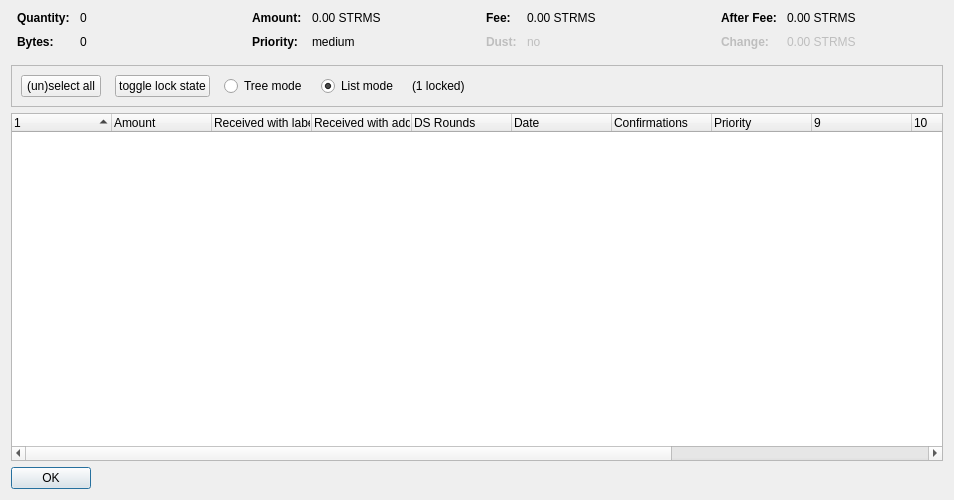
<?xml version="1.0" encoding="UTF-8"?>
<ui version="4.0">
 <class>CoinControlDialog</class>
 <widget class="QDialog" name="CoinControlDialog">
  <property name="geometry">
   <rect>
    <x>0</x>
    <y>0</y>
    <width>954</width>
    <height>500</height>
   </rect>
  </property>
  <property name="windowTitle">
   <string>Coin Selection</string>
  </property>
  <layout class="QVBoxLayout" name="verticalLayout">
   <item>
    <layout class="QHBoxLayout" name="horizontalLayoutTop" stretch="0,0,0,0">
     <property name="topMargin">
      <number>0</number>
     </property>
     <property name="bottomMargin">
      <number>10</number>
     </property>
     <item>
      <layout class="QFormLayout" name="formLayoutCoinControl1">
       <property name="horizontalSpacing">
        <number>10</number>
       </property>
       <property name="verticalSpacing">
        <number>10</number>
       </property>
       <property name="leftMargin">
        <number>6</number>
       </property>
       <property name="rightMargin">
        <number>6</number>
       </property>
       <item row="0" column="0">
        <widget class="QLabel" name="labelCoinControlQuantityText">
         <property name="font">
          <font>
           <weight>75</weight>
           <bold>true</bold>
          </font>
         </property>
         <property name="text">
          <string>Quantity:</string>
         </property>
        </widget>
       </item>
       <item row="0" column="1">
        <widget class="QLabel" name="labelCoinControlQuantity">
         <property name="cursor">
          <cursorShape>IBeamCursor</cursorShape>
         </property>
         <property name="contextMenuPolicy">
          <enum>Qt::ActionsContextMenu</enum>
         </property>
         <property name="text">
          <string notr="true">0</string>
         </property>
         <property name="textInteractionFlags">
          <set>Qt::LinksAccessibleByMouse|Qt::TextSelectableByKeyboard|Qt::TextSelectableByMouse</set>
         </property>
        </widget>
       </item>
       <item row="1" column="0">
        <widget class="QLabel" name="labelCoinControlBytesText">
         <property name="font">
          <font>
           <weight>75</weight>
           <bold>true</bold>
          </font>
         </property>
         <property name="text">
          <string>Bytes:</string>
         </property>
        </widget>
       </item>
       <item row="1" column="1">
        <widget class="QLabel" name="labelCoinControlBytes">
         <property name="cursor">
          <cursorShape>IBeamCursor</cursorShape>
         </property>
         <property name="contextMenuPolicy">
          <enum>Qt::ActionsContextMenu</enum>
         </property>
         <property name="text">
          <string notr="true">0</string>
         </property>
         <property name="textInteractionFlags">
          <set>Qt::LinksAccessibleByMouse|Qt::TextSelectableByKeyboard|Qt::TextSelectableByMouse</set>
         </property>
        </widget>
       </item>
      </layout>
     </item>
     <item>
      <layout class="QFormLayout" name="formLayoutCoinControl2">
       <property name="horizontalSpacing">
        <number>10</number>
       </property>
       <property name="verticalSpacing">
        <number>10</number>
       </property>
       <property name="leftMargin">
        <number>6</number>
       </property>
       <property name="rightMargin">
        <number>6</number>
       </property>
       <item row="0" column="0">
        <widget class="QLabel" name="labelCoinControlAmountText">
         <property name="font">
          <font>
           <weight>75</weight>
           <bold>true</bold>
          </font>
         </property>
         <property name="text">
          <string>Amount:</string>
         </property>
        </widget>
       </item>
       <item row="0" column="1">
        <widget class="QLabel" name="labelCoinControlAmount">
         <property name="cursor">
          <cursorShape>IBeamCursor</cursorShape>
         </property>
         <property name="contextMenuPolicy">
          <enum>Qt::ActionsContextMenu</enum>
         </property>
         <property name="text">
          <string notr="true">0.00 STRMS</string>
         </property>
         <property name="textInteractionFlags">
          <set>Qt::LinksAccessibleByMouse|Qt::TextSelectableByKeyboard|Qt::TextSelectableByMouse</set>
         </property>
        </widget>
       </item>
       <item row="1" column="0">
        <widget class="QLabel" name="labelCoinControlPriorityText">
         <property name="font">
          <font>
           <weight>75</weight>
           <bold>true</bold>
          </font>
         </property>
         <property name="text">
          <string>Priority:</string>
         </property>
        </widget>
       </item>
       <item row="1" column="1">
        <widget class="QLabel" name="labelCoinControlPriority">
         <property name="cursor">
          <cursorShape>IBeamCursor</cursorShape>
         </property>
         <property name="contextMenuPolicy">
          <enum>Qt::ActionsContextMenu</enum>
         </property>
         <property name="text">
          <string>medium</string>
         </property>
         <property name="textInteractionFlags">
          <set>Qt::LinksAccessibleByMouse|Qt::TextSelectableByKeyboard|Qt::TextSelectableByMouse</set>
         </property>
        </widget>
       </item>
      </layout>
     </item>
     <item>
      <layout class="QFormLayout" name="formLayoutCoinControl3">
       <property name="horizontalSpacing">
        <number>10</number>
       </property>
       <property name="verticalSpacing">
        <number>10</number>
       </property>
       <property name="leftMargin">
        <number>6</number>
       </property>
       <property name="rightMargin">
        <number>6</number>
       </property>
       <item row="0" column="0">
        <widget class="QLabel" name="labelCoinControlFeeText">
         <property name="font">
          <font>
           <weight>75</weight>
           <bold>true</bold>
          </font>
         </property>
         <property name="text">
          <string>Fee:</string>
         </property>
        </widget>
       </item>
       <item row="0" column="1">
        <widget class="QLabel" name="labelCoinControlFee">
         <property name="cursor">
          <cursorShape>IBeamCursor</cursorShape>
         </property>
         <property name="contextMenuPolicy">
          <enum>Qt::ActionsContextMenu</enum>
         </property>
         <property name="text">
          <string notr="true">0.00 STRMS</string>
         </property>
         <property name="textInteractionFlags">
          <set>Qt::LinksAccessibleByMouse|Qt::TextSelectableByKeyboard|Qt::TextSelectableByMouse</set>
         </property>
        </widget>
       </item>
       <item row="1" column="0">
        <widget class="QLabel" name="labelCoinControlLowOutputText">
         <property name="enabled">
          <bool>false</bool>
         </property>
         <property name="font">
          <font>
           <weight>75</weight>
           <bold>true</bold>
          </font>
         </property>
         <property name="text">
          <string>Dust:</string>
         </property>
        </widget>
       </item>
       <item row="1" column="1">
        <widget class="QLabel" name="labelCoinControlLowOutput">
         <property name="enabled">
          <bool>false</bool>
         </property>
         <property name="cursor">
          <cursorShape>IBeamCursor</cursorShape>
         </property>
         <property name="contextMenuPolicy">
          <enum>Qt::ActionsContextMenu</enum>
         </property>
         <property name="text">
          <string>no</string>
         </property>
         <property name="textInteractionFlags">
          <set>Qt::LinksAccessibleByMouse|Qt::TextSelectableByKeyboard|Qt::TextSelectableByMouse</set>
         </property>
        </widget>
       </item>
      </layout>
     </item>
     <item>
      <layout class="QFormLayout" name="formLayoutCoinControl4">
       <property name="horizontalSpacing">
        <number>10</number>
       </property>
       <property name="verticalSpacing">
        <number>10</number>
       </property>
       <property name="leftMargin">
        <number>6</number>
       </property>
       <property name="rightMargin">
        <number>6</number>
       </property>
       <item row="0" column="0">
        <widget class="QLabel" name="labelCoinControlAfterFeeText">
         <property name="font">
          <font>
           <weight>75</weight>
           <bold>true</bold>
          </font>
         </property>
         <property name="text">
          <string>After Fee:</string>
         </property>
        </widget>
       </item>
       <item row="0" column="1">
        <widget class="QLabel" name="labelCoinControlAfterFee">
         <property name="cursor">
          <cursorShape>IBeamCursor</cursorShape>
         </property>
         <property name="contextMenuPolicy">
          <enum>Qt::ActionsContextMenu</enum>
         </property>
         <property name="text">
          <string notr="true">0.00 STRMS</string>
         </property>
         <property name="textInteractionFlags">
          <set>Qt::LinksAccessibleByMouse|Qt::TextSelectableByKeyboard|Qt::TextSelectableByMouse</set>
         </property>
        </widget>
       </item>
       <item row="1" column="0">
        <widget class="QLabel" name="labelCoinControlChangeText">
         <property name="enabled">
          <bool>false</bool>
         </property>
         <property name="font">
          <font>
           <weight>75</weight>
           <bold>true</bold>
          </font>
         </property>
         <property name="text">
          <string>Change:</string>
         </property>
        </widget>
       </item>
       <item row="1" column="1">
        <widget class="QLabel" name="labelCoinControlChange">
         <property name="enabled">
          <bool>false</bool>
         </property>
         <property name="cursor">
          <cursorShape>IBeamCursor</cursorShape>
         </property>
         <property name="contextMenuPolicy">
          <enum>Qt::ActionsContextMenu</enum>
         </property>
         <property name="text">
          <string notr="true">0.00 STRMS</string>
         </property>
         <property name="textInteractionFlags">
          <set>Qt::LinksAccessibleByMouse|Qt::TextSelectableByKeyboard|Qt::TextSelectableByMouse</set>
         </property>
        </widget>
       </item>
      </layout>
     </item>
    </layout>
   </item>
   <item>
    <widget class="QFrame" name="frame">
     <property name="minimumSize">
      <size>
       <width>0</width>
       <height>40</height>
      </size>
     </property>
     <property name="frameShape">
      <enum>QFrame::StyledPanel</enum>
     </property>
     <property name="frameShadow">
      <enum>QFrame::Sunken</enum>
     </property>
     <layout class="QHBoxLayout" name="horizontalLayout">
      <item>
       <layout class="QHBoxLayout" name="horizontalLayoutPanel" stretch="0,0,0,0,0,0">
        <property name="spacing">
         <number>14</number>
        </property>
        <item>
         <widget class="QPushButton" name="pushButtonSelectAll">
          <property name="sizePolicy">
           <sizepolicy hsizetype="Maximum" vsizetype="Fixed">
            <horstretch>0</horstretch>
            <verstretch>0</verstretch>
           </sizepolicy>
          </property>
          <property name="text">
           <string>(un)select all</string>
          </property>
          <property name="autoDefault">
           <bool>false</bool>
          </property>
         </widget>
        </item>
        <item>
         <widget class="QPushButton" name="pushButtonToggleLock">
          <property name="sizePolicy">
           <sizepolicy hsizetype="Maximum" vsizetype="Fixed">
            <horstretch>0</horstretch>
            <verstretch>0</verstretch>
           </sizepolicy>
          </property>
          <property name="text">
           <string>toggle lock state</string>
          </property>
          <property name="autoDefault">
           <bool>false</bool>
          </property>
         </widget>
        </item>
        <item>
         <widget class="QRadioButton" name="radioTreeMode">
          <property name="sizePolicy">
           <sizepolicy hsizetype="Maximum" vsizetype="Fixed">
            <horstretch>0</horstretch>
            <verstretch>0</verstretch>
           </sizepolicy>
          </property>
          <property name="text">
           <string>Tree mode</string>
          </property>
         </widget>
        </item>
        <item>
         <widget class="QRadioButton" name="radioListMode">
          <property name="sizePolicy">
           <sizepolicy hsizetype="Maximum" vsizetype="Fixed">
            <horstretch>0</horstretch>
            <verstretch>0</verstretch>
           </sizepolicy>
          </property>
          <property name="text">
           <string>List mode</string>
          </property>
          <property name="checked">
           <bool>true</bool>
          </property>
         </widget>
        </item>
        <item>
         <widget class="QLabel" name="labelLocked">
          <property name="text">
           <string>(1 locked)</string>
          </property>
         </widget>
        </item>
        <item>
         <spacer name="horizontalSpacer">
          <property name="orientation">
           <enum>Qt::Horizontal</enum>
          </property>
          <property name="sizeHint" stdset="0">
           <size>
            <width>40</width>
            <height>20</height>
           </size>
          </property>
         </spacer>
        </item>
       </layout>
      </item>
     </layout>
    </widget>
   </item>
   <item>
    <widget class="CoinControlTreeWidget" name="treeWidget">
     <property name="contextMenuPolicy">
      <enum>Qt::CustomContextMenu</enum>
     </property>
     <property name="sortingEnabled">
      <bool>false</bool>
     </property>
     <property name="columnCount">
      <number>13</number>
     </property>
     <attribute name="headerShowSortIndicator" stdset="0">
      <bool>true</bool>
     </attribute>
     <attribute name="headerStretchLastSection">
      <bool>false</bool>
     </attribute>
     <column>
      <property name="text">
       <string/>
      </property>
     </column>
     <column>
      <property name="text">
       <string>Amount</string>
      </property>
     </column>
     <column>
      <property name="text">
       <string>Received with label</string>
      </property>
     </column>
     <column>
      <property name="text">
       <string>Received with address</string>
      </property>
     </column>
     <column>
      <property name="text">
       <string>DS Rounds</string>
      </property>
     </column>
     <column>
      <property name="text">
       <string>Date</string>
      </property>
     </column>
     <column>
      <property name="text">
       <string>Confirmations</string>
      </property>
      <property name="toolTip">
       <string>Confirmed</string>
      </property>
     </column>
     <column>
      <property name="text">
       <string>Priority</string>
      </property>
     </column>
     <column>
      <property name="text">
       <string/>
      </property>
     </column>
     <column>
      <property name="text">
       <string/>
      </property>
     </column>
     <column>
      <property name="text">
       <string/>
      </property>
     </column>
     <column>
      <property name="text">
       <string/>
      </property>
     </column>
     <column>
      <property name="text">
       <string/>
      </property>
     </column>
    </widget>
   </item>
   <item>
    <widget class="QDialogButtonBox" name="buttonBox">
     <property name="sizePolicy">
      <sizepolicy hsizetype="Maximum" vsizetype="Fixed">
       <horstretch>0</horstretch>
       <verstretch>0</verstretch>
      </sizepolicy>
     </property>
     <property name="orientation">
      <enum>Qt::Horizontal</enum>
     </property>
     <property name="standardButtons">
      <set>QDialogButtonBox::Ok</set>
     </property>
    </widget>
   </item>
  </layout>
 </widget>
 <customwidgets>
  <customwidget>
   <class>CoinControlTreeWidget</class>
   <extends>QTreeWidget</extends>
   <header>coincontroltreewidget.h</header>
  </customwidget>
 </customwidgets>
 <resources/>
 <connections/>
</ui>
